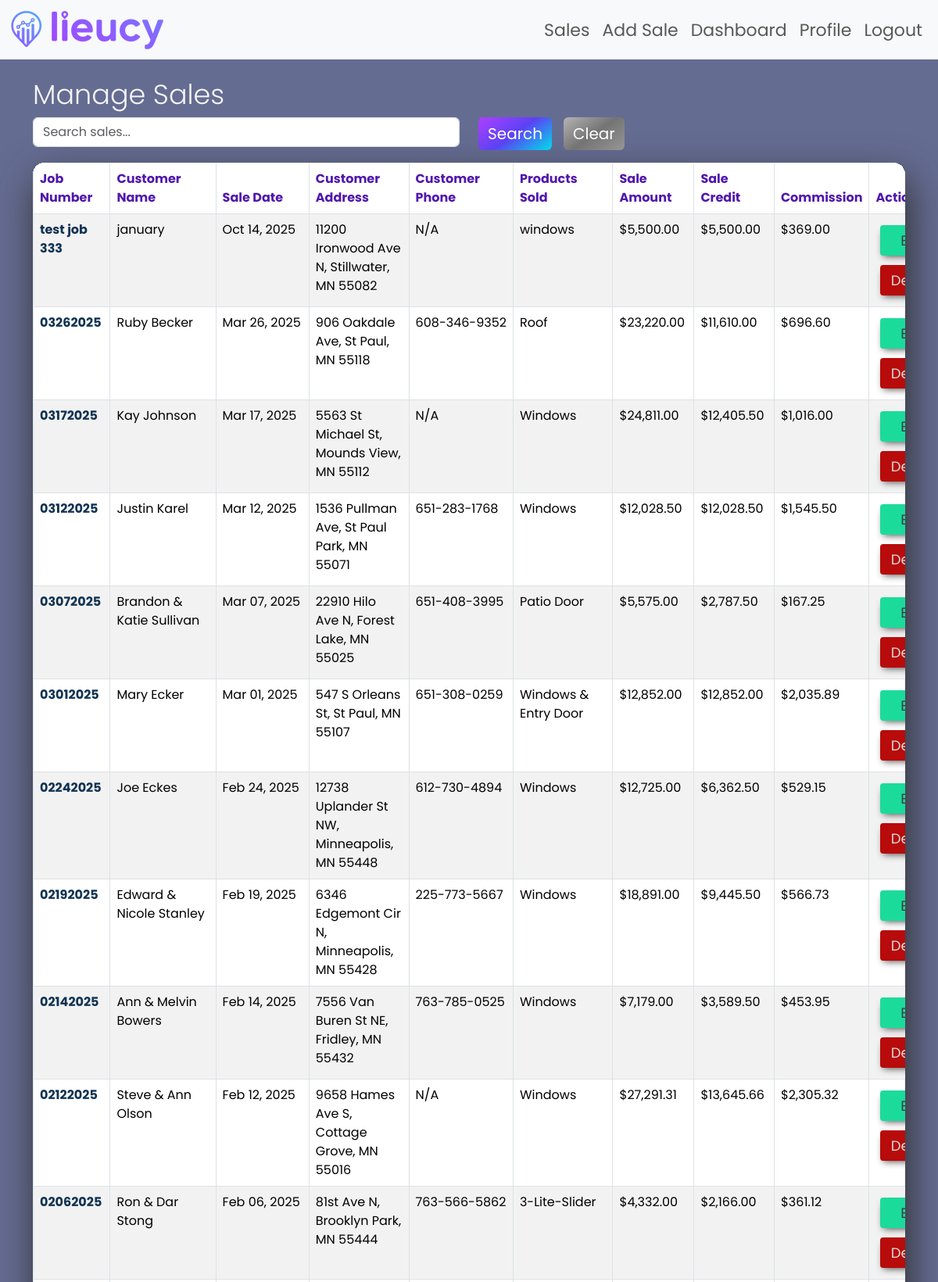
The app's page /manage_sales/ (signed in, upper part) with its own data.
### core/models.py (models this page shows, shortened)
class Sale(models.Model):
    user = models.ForeignKey(User, on_delete=models.CASCADE)
    job_number = models.CharField(max_length=50)
    name = models.CharField(max_length=100)
    street = models.CharField(max_length=200)
    city = models.CharField(max_length=100)
    state = models.CharField(max_length=50)
    zip_code = models.CharField(max_length=10)
    sale_date = models.DateField(default=timezone.now)
    products_sold = models.TextField()
    amount = models.DecimalField(max_digits=10, decimal_places=2)
    notes = models.TextField(blank=True)
    commission = models.DecimalField(max_digits=10, decimal_places=2, null=True, blank=True)
    latitude = models.FloatField(null=True, blank=True)
    longitude = models.FloatField(null=True, blank=True)
    phone_number = models.CharField(max_length=20, blank=True, null=True)
    sale_amount_split = models.PositiveIntegerField(default=1)
    accountability_amount = models.DecimalField(max_digits=10, decimal_places=2, null=True, blank=True)

### core/views.py (the view, shortened to what this page needs)
# urls.py: path('manage_sales/', views.manage_sales, name='manage_sales'),
@login_required
def manage_sales(request):
    request.session['from_manage_sales'] = True  # Set flag
    search_query = request.GET.get('q', '').strip()
    sales = Sale.objects.filter(user=request.user).order_by('-sale_date')
    paginator = Paginator(sales, 20)  # 20 sales per page
    page_number = request.GET.get('page', 1)
    page_obj = paginator.get_page(page_number)
    context = {
        'sales': sales,  # For the table
        'page_obj': page_obj,  # For pagination
        'search_query': search_query,  # For the search input
    }
    return render(request, 'core/manage_sales.html', context)

### core/templates/core/manage_sales.html (shortened to what this page needs)
{% extends 'core/base.html' %}
{% load humanize %}
{% block content %}
<h2 class="page-title">Manage Sales</h2>
<form method="get" class="mb-3">
    <div class="row">
        <div class="col-md-6">
            <input type="text" name="q" id="search" value="{{ search_query }}" class="form-control" placeholder="Search sales...">
        </div>
        <div class="col-md-6 manage-sale-search">
            <button type="submit" class="btn btn-primary">Search</button>
            <a href="{% url 'manage_sales' %}" class="btn btn-outline-secondary">Clear</a>
        </div>
    </div>
</form>
<div class="table-responsive">
    <table class="table table-striped table-bordered">
        <thead>
            <tr>
                <th style="color: #5118ac;">Job Number</th>
                <th style="color: #5118ac;">Customer Name</th>
                <th style="color: #5118ac;">Sale Date</th>
                <th style="color: #5118ac;">Customer Address</th>
                <th style="color: #5118ac;">Customer Phone</th>
                <th style="color: #5118ac;">Products Sold</th>
                <th style="color: #5118ac;">Sale Amount</th>
                <th style="color: #5118ac;">Sale Credit</th>
                <th style="color: #5118ac;">Commission</th>
                <th style="color: #5118ac;">Actions</th>
            </tr>
        </thead>
        <tbody>
            {% for sale in sales %}
                <tr>
                    <td style="font-weight: bold; color: #113353;">{{ sale.job_number }}</td>
                    <td>{{ sale.name }}</td>
                    <td style="white-space: nowrap;">{{ sale.sale_date|date:"M d, Y" }}</td>
                    <td>{{ sale.street }}, {{ sale.city }}, {{ sale.state }} {{ sale.zip_code }}</td>
                    <td style="white-space: nowrap;">{{ sale.phone_number|default:"N/A" }}</td>
                    <td>{{ sale.products_sold|default:"N/A" }}</td>
                    <td>${{ sale.amount|floatformat:2|intcomma }}</td>
                    <td>${{ sale.accountability_amount|floatformat:2|intcomma }}</td>
                    <td>${{ sale.commission|floatformat:2|intcomma }}</td>
                    <td>
                        <span>
                            <a href="{% url 'sale_edit' sale.pk %}" class="btn btn-sm btn-warning">Edit</a>
                            <a href="{% url 'sale_delete' sale.pk %}" class="btn btn-sm btn-danger">Delete</a>
                        </span>
                    </td>
                </tr>
            {% empty %}
                <tr>
                    <td colspan="9">No sales found.</td>
                </tr>
            {% endfor %}
        </tbody>
    </table>
</div>
{% endblock %}

### static/css/custom.css (style rules this page uses)
body { background-color: #656c92; font-family: 'Poppins', 'sans-serif'; }
.page-title { font-weight: 300; font-size: 35px; color: whitesmoke; }
.btn-primary { height: 42px; background-image: linear-gradient(144deg, #af40ff, #5b42f3 50%, #00ddeb); border: none; font-family: 'Poppins', 'sans-serif'; font-size: 20px; display: flex; justify-content: center; align-items: center; transition: box-shadow 0.3s ease-in-out; }
.btn-outline-secondary { height: 42px; font-size: 20px; display: flex; justify-content: center; align-items: center; background-image: linear-gradient(144deg, #b4b4b4, #747474 50%, #969696); border: none; transition: box-shadow 0.3s ease-in-out; font-family: 'Poppins', sans-serif; color: white; transition: box-shadow 0.3s ease-in-out; }
.btn-warning { border-radius: 4px; background-color: #1bdb9b; border: none; color: #3d3d3d; text-align: center; font-size: 18px; padding: 6px; width: 84px; transition: all 0.5s; cursor: pointer; margin: 6px; box-shadow: 0 5px 10px -4px rgba(0, 0, 0,.7); }
.btn-warning { cursor: pointer; display: inline-block; position: relative; transition: 0.5s; }
.btn-warning:after { content: '»'; position: absolute; opacity: 0; top: 4px; right: -5px; transition: 0.5s; }
.btn-danger { border-radius: 4px; background-color: #b80b0b; border: none; color: #dbdbdb; text-align: center; font-size: 18px; padding: 6px; width: 84px; transition: all 0.5s; cursor: pointer; margin: 6px; box-shadow: 0 5px 10px -4px rgba(0, 0, 0,.7); }
.btn-danger { cursor: pointer; display: inline-block; position: relative; transition: 0.5s; }
.btn-danger:after { content: '»'; position: absolute; opacity: 0; top: 4px; right: -5px; transition: 0.5s; }
.manage-sale-search { display: flex; justify-content: left; align-items: center; gap: 15px; }
.table-responsive { border-radius: 15px; background-color: white; margin-bottom: 50px; box-shadow: 5px 20px 50px #2e2e2e; }

### records on screen
Sale: job_number "test job 333", name "january", sale_date "Oct 14, 2025", street "11200 Ironwood Ave N", city "Stillwater", state "MN", zip_code "55082", phone_number "N/A", products_sold "windows", amount "5,500.00", accountability_amount "5,500.00", commission "369.00"
Sale: job_number "03262025", name "Ruby Becker", sale_date "Mar 26, 2025", street "906 Oakdale Ave", city "St Paul", state "MN", zip_code "55118", phone_number "608-346-9352", products_sold "Roof", amount "23,220.00", accountability_amount "11,610.00", commission "696.60"
Sale: job_number "03172025", name "Kay Johnson", sale_date "Mar 17, 2025", street "5563 St Michael St", city "Mounds View", state "MN", zip_code "55112", phone_number "N/A", products_sold "Windows", amount "24,811.00", accountability_amount "12,405.50", commission "1,016.00"
Sale: job_number "03122025", name "Justin Karel", sale_date "Mar 12, 2025", street "1536 Pullman Ave", city "St Paul Park", state "MN", zip_code "55071", phone_number "651-283-1768", products_sold "Windows", amount "12,028.50", accountability_amount "12,028.50", commission "1,545.50"
Sale: job_number "03072025", name "Brandon & Katie Sullivan", sale_date "Mar 07, 2025", street "22910 Hilo Ave N", city "Forest Lake", state "MN", zip_code "55025", phone_number "651-408-3995", products_sold "Patio Door", amount "5,575.00", accountability_amount "2,787.50", commission "167.25"
Sale: job_number "03012025", name "Mary Ecker", sale_date "Mar 01, 2025", street "547 S Orleans St", city "St Paul", state "MN", zip_code "55107", phone_number "651-308-0259", products_sold "Windows & Entry Door", amount "12,852.00", accountability_amount "12,852.00", commission "2,035.89"
Sale: job_number "02242025", name "Joe Eckes", sale_date "Feb 24, 2025", street "12738 Uplander St NW", city "Minneapolis", state "MN", zip_code "55448", phone_number "612-730-4894", products_sold "Windows", amount "12,725.00", accountability_amount "6,362.50", commission "529.15"
Sale: job_number "02192025", name "Edward & Nicole Stanley", sale_date "Feb 19, 2025", street "6346 Edgemont Cir N", city "Minneapolis", state "MN", zip_code "55428", phone_number "225-773-5667", products_sold "Windows", amount "18,891.00", accountability_amount "9,445.50", commission "566.73"
Sale: job_number "02142025", name "Ann & Melvin Bowers", sale_date "Feb 14, 2025", street "7556 Van Buren St NE", city "Fridley", state "MN", zip_code "55432", phone_number "763-785-0525", products_sold "Windows", amount "7,179.00", accountability_amount "3,589.50", commission "453.95"
Sale: job_number "02122025", name "Steve & Ann Olson", sale_date "Feb 12, 2025", street "9658 Hames Ave S", city "Cottage Grove", state "MN", zip_code "55016", phone_number "N/A", products_sold "Windows", amount "27,291.31", accountability_amount "13,645.66", commission "2,305.32"
Sale: job_number "02062025", name "Ron & Dar Stong", sale_date "Feb 06, 2025", street "81st Ave N", city "Brooklyn Park", state "MN", zip_code "55444", phone_number "763-566-5862", products_sold "3-Lite-Slider", amount "4,332.00", accountability_amount "2,166.00", commission "361.12"
